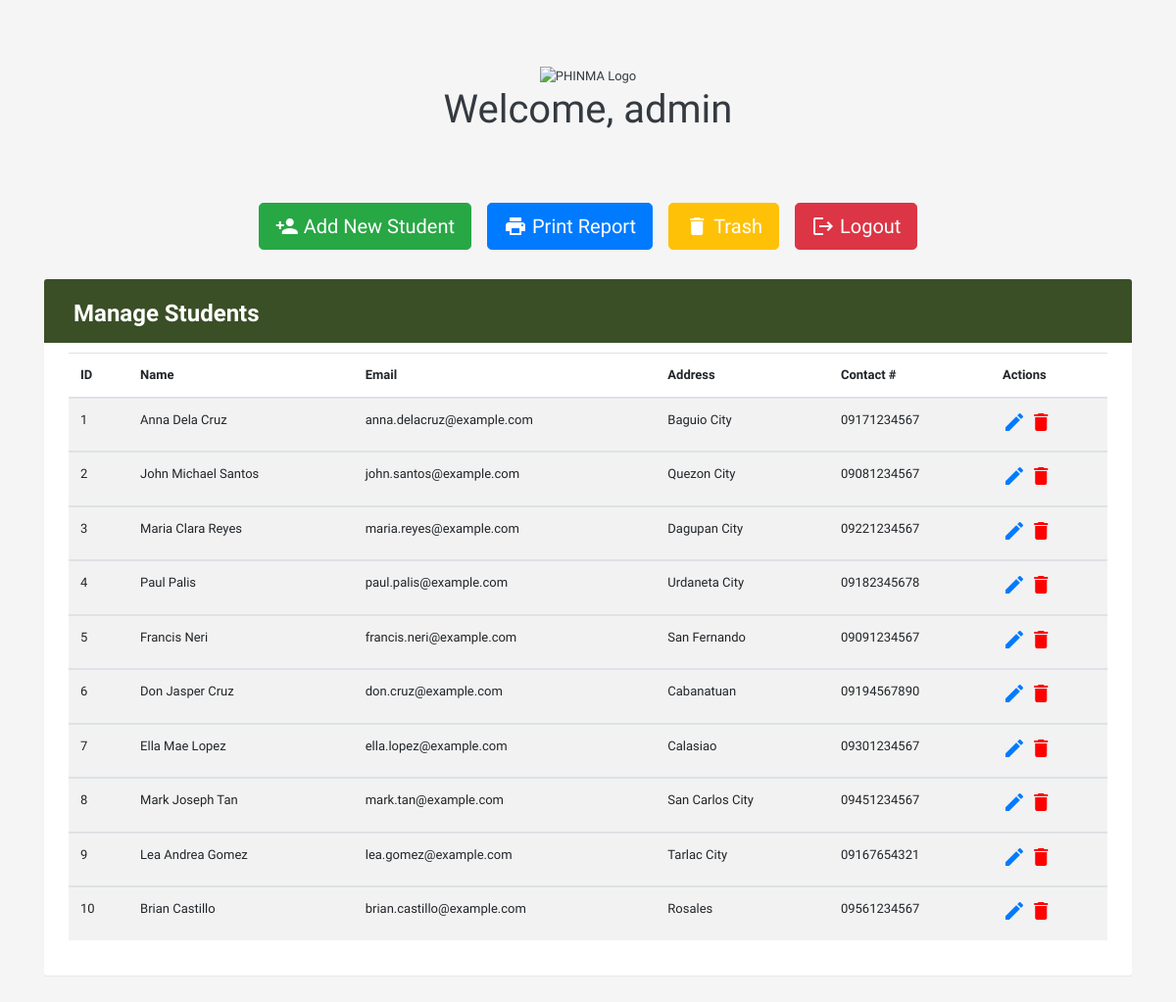
The page /htdocs/studentcrud/index.php (signed in) on the database its author committed.
### tables this page shows
CREATE TABLE `tbl_student` (
  `student_id` int(10) NOT NULL,
  `full_name` varchar(255) NOT NULL,
  `email` varchar(255) NOT NULL,
  `address` varchar(255) NOT NULL,
  `contact_no` varchar(255) NOT NULL
);

### htdocs/studentcrud/index.php (the view, shortened to what this page needs)
<?php
include 'conn.php';
?>
<!DOCTYPE html>
<html lang="en">
<head>
    <link rel="stylesheet" href="https://cdn.jsdelivr.net/npm/bootstrap@4.6.2/dist/css/bootstrap.min.css">
</head>
<body>
    <section class="py-5 text-center bg-gray text-dark" >
        <div class="container">
            <img src="https://sis-pucu.phinma.edu.ph/image/login/logo_college.png"
                alt="PHINMA Logo"
                style="width: 20%; margin-top: 20px">
            <h1 class="display-5 fw-bold">Welcome, <?php echo htmlspecialchars($_SESSION['username']); ?></h1>
        </div>
    </section>
    <div class="container d-flex justify-content-center" style="margin-top: 15px;">
        <a href="#addStudentModal" class="btn btn-success btn-lg mx-2 d-flex align-items-center" data-toggle="modal"><i class="material-icons">person_add</i><span>Add New Student</span></a>
        <a href="report.php" class="btn btn-primary btn-lg mx-2 d-flex align-items-center"><i class="material-icons">print</i><span>Print Report</span></a>
        <a href="trash.php" class="btn btn-warning btn-lg mx-2 d-flex align-items-center" style="color:white;"><i class="material-icons">delete</i><span>Trash</span></a>
        <a href="logout.php" class="btn btn-danger btn-lg mx-2 d-flex align-items-center" ><i class="material-icons">logout</i><span>Logout</span></a>
    </div>
    <div class="container">
        <div class="table-wrapper">
            <div class="table-title">
                <div class="row">
                    <div class="col-sm-6">
                        <h2><b>Manage Students</b></h2>
                    </div>
                </div>
            </div>
            <table class="table table-striped table-hover">
                <thead>
                    <tr>
                        <th>ID</th>
                        <th>Name</th>
                        <th>Email</th>
                        <th>Address</th>
                        <th>Contact #</th>
                        <th>Actions</th>
                    </tr>
                </thead>
                <?php
                $select_data = mysqli_query($conn, "SELECT * FROM tbl_student");
                while ($student = mysqli_fetch_array($select_data)) {
                ?>
                    <tbody>
                        <tr>
                            <td class="id"><?php echo $student['student_id'] ?></td>
                            <td class="full_name"><?php echo $student['full_name'] ?></td>
                            <td class="email"><?php echo $student['email'] ?></td>
                            <td class="address"><?php echo $student['address'] ?></td>
                            <td class="contact_no"><?php echo $student['contact_no'] ?></td>
                            <td>
                                <a href="#" class="edit" id="btnEditModal" name="btnEditModal" data-toggle="modal"><i class="material-icons" data-toggle="tooltip" title="Edit">&#xE254;</i></a>
                                <a href="index.php?delete=<?php echo $student['student_id'] ?>" class="delete" name="btnDelete"><i class="material-icons" data-toggle="tooltip" title="Delete">&#xE872;</i></a>
                            </td>
                        </tr>
                    </tbody>
                <?php } ?>
            </table>
        </div>
    </div>
</body>
</html>

### htdocs/studentcrud/index.php (style rules this page uses)
body { color: #566787; background: #f5f5f5; font-family: "Varela Round", sans-serif; font-size: 13px; }
.table-wrapper { background: #fff; padding: 20px 25px; margin: 30px 0; border-radius: 3px; box-shadow: 0 1px rgba(0, 0, 0, .05); }
.table-title { padding-bottom: 15px; background: #3a4f26; color: #fff; padding: 16px 30px; margin: -20px -25px 10px; border-radius: 3px 3px 0 0; }
.table-title h2 { margin: 5px 0 0; font-size: 24px; }
.delete { color: red; }
.btn i { margin-right: 5px; vertical-align: middle; }
.container.d-flex.justify-content-center { align-items: center; }

### rows shown on the page
tbl_student: student_id "1", full_name "Anna Dela Cruz", email "anna.delacruz@example.com", address "Baguio City", contact_no "09171234567"
tbl_student: student_id "2", full_name "John Michael Santos", email "john.santos@example.com", address "Quezon City", contact_no "09081234567"
tbl_student: student_id "3", full_name "Maria Clara Reyes", email "maria.reyes@example.com", address "Dagupan City", contact_no "09221234567"
tbl_student: student_id "4", full_name "Paul Palis", email "paul.palis@example.com", address "Urdaneta City", contact_no "09182345678"
tbl_student: student_id "5", full_name "Francis Neri", email "francis.neri@example.com", address "San Fernando", contact_no "09091234567"
tbl_student: student_id "6", full_name "Don Jasper Cruz", email "don.cruz@example.com", address "Cabanatuan", contact_no "09194567890"
tbl_student: student_id "7", full_name "Ella Mae Lopez", email "ella.lopez@example.com", address "Calasiao", contact_no "09301234567"
tbl_student: student_id "8", full_name "Mark Joseph Tan", email "mark.tan@example.com", address "San Carlos City", contact_no "09451234567"
tbl_student: student_id "9", full_name "Lea Andrea Gomez", email "lea.gomez@example.com", address "Tarlac City", contact_no "09167654321"
tbl_student: student_id "10", full_name "Brian Castillo", email "brian.castillo@example.com", address "Rosales", contact_no "09561234567"

### other values the page prints
$_SESSION['username'] "admin"
